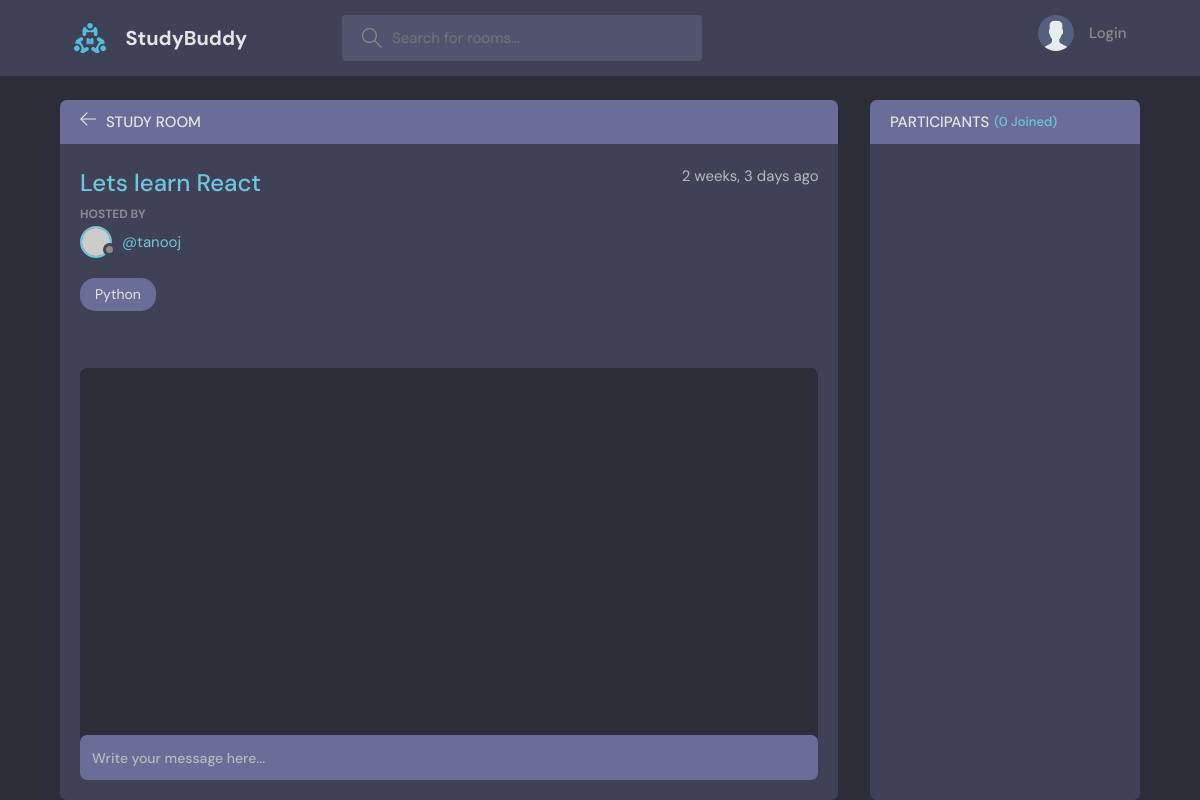
Before: /room/2/ with the older database file.
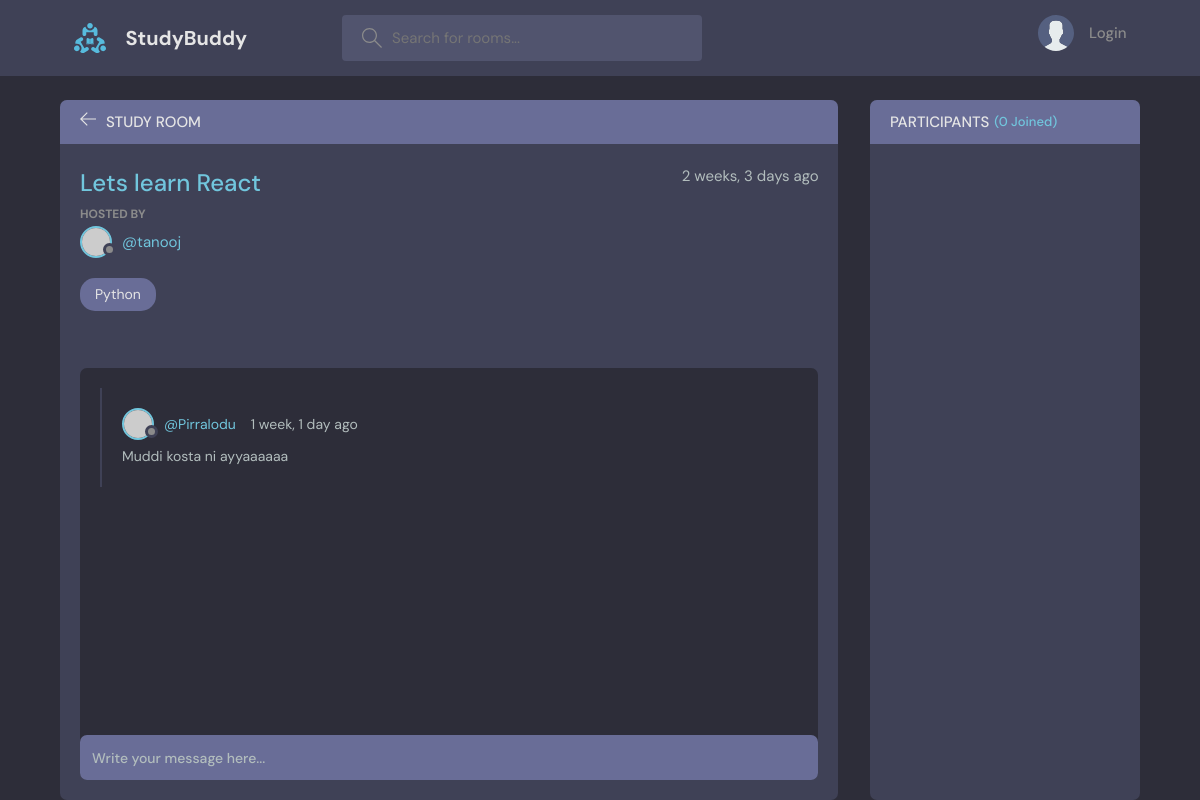
After: the same page with the newer database file.
### base/models.py (models this page shows, shortened)
class Message(models.Model):
    user = models.ForeignKey(User, on_delete=models.CASCADE)
    room =models.ForeignKey(Room, on_delete=models.CASCADE)
    body = models.TextField()
    updated = models.DateTimeField(auto_now=True)
    created = models.DateTimeField(auto_now_add=True)
    class Meta:
        ordering = ['-updated','-created']

### base/views.py (the view, shortened to what this page needs)
# urls.py: path('room/<str:pk>/',views.room,name='room'),
def room(request,pk):
    room = Room.objects.get(id=pk)
    room_messages = room.message_set.all().order_by('created')
    participants = room.participants.all()
    context = {'room':room,'room_messages':room_messages,'participants':participants}
    return render(request,'base/room.html',context)

### base/models.py (called while the page is built)
    def __str__(self):
        return self.name

### base/templates/base/room.html (shortened to what this page needs)
{% extends 'main.html' %}
{% block content %}
    <main class="profile-page layout layout--2">
      <div class="container">
        <div class="room">
          <div class="room__top">
            <div class="room__topLeft">
              <a href="{% url 'home' %}">
                <svg version="1.1" xmlns="http://www.w3.org/2000/svg" width="32" height="32" viewBox="0 0 32 32">
                  <title>arrow-left</title>
                  <path
                    d="M13.723 2.286l-13.723 13.714 13.719 13.714 1.616-1.611-10.96-10.96h27.625v-2.286h-27.625l10.965-10.965-1.616-1.607z"
                  ></path>
                </svg>
              </a>
              <h3>Study Room</h3>
            </div>
          </div>
          <div class="room__box scroll">
            <div class="room__header scroll">
              <div class="room__info">
                <h3>{{room.name}}</h3>
                <span>{{room.created|timesince}} ago</span>
              </div>
              <div class="room__hosted">
                <p>Hosted By</p>
                <a href="{% url 'profile' room.host.id %}" class="room__author">
                  <div class="avatar avatar--small">
                    <img src="https://randomuser.me/api/portraits/men/37.jpg" />
                  </div>
                  <span>@{{room.host.username}}</span>
                </a>
              </div>
              <span class="room__topics">{{room.topic}}</span>
            </div>
            <div class="room__conversation">
              <div class="threads scroll">
                {% for message in room_messages %}
                <div class="thread">
                  <div class="thread__top">
                    <div class="thread__author">
                      <a href="{% url 'profile' message.user.id %}" class="thread__authorInfo">
                        <div class="avatar avatar--small">
                          <img src="https://randomuser.me/api/portraits/men/37.jpg" />
                        </div>
                        <span>@{{message.user.username}}</span>
                      </a>
                      <span class="thread__date">{{message.created|timesince}} ago</span>
                    </div>
                  </div>
                  <div class="thread__details">
                    {{message.body}}
                  </div>
                </div>
                {% endfor %}
              </div>
            </div>
          </div>
          <div class="room__message">
            <form method="POST" action="">
              <input type="text" name="body" placeholder="Write your message here..." />
          </form>
          </div>
        </div>
        <div class="participants">
          <h3 class="participants__top">Participants <span>({{room.participants.count}} Joined)</span></h3>
          <div class="participants__list scroll">
          </div>
        </div>
      </div>
    </main>
{% endblock %}

Changed rows visible on the page:
added Message: user.username "Pirralodu", created "1 week, 1 day", body "Muddi kosta ni ayyaaaaaa"
